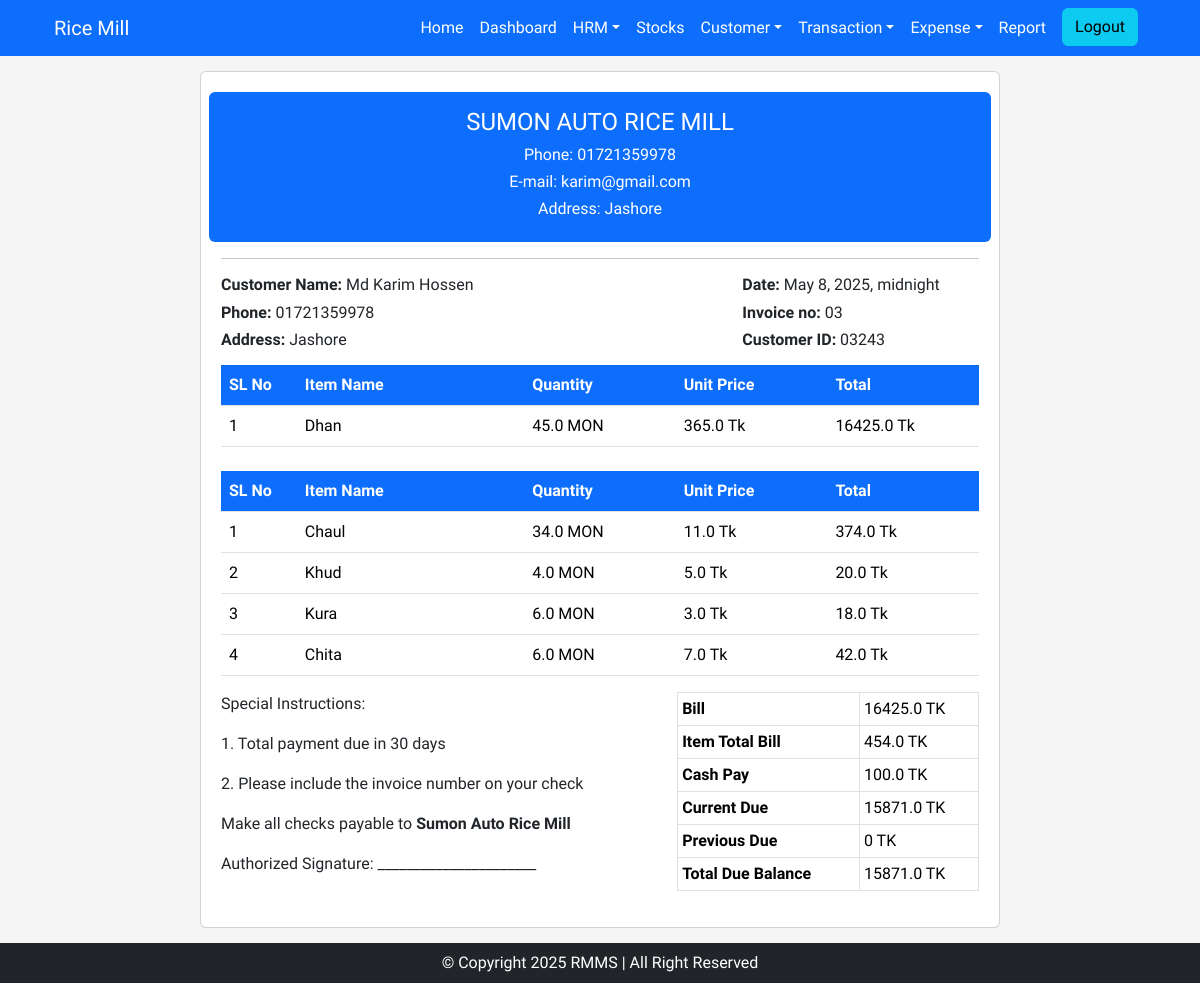
The page /party-invoice/generation/15 (signed in) on the database its author committed.
### rice_mill/models.py (models this page shows, shortened)
class AddItemsDetails(models.Model):
    customer = models.ForeignKey(Customer, on_delete=models.PROTECT, related_name='addItemDetails_customer')
    date = models.DateTimeField()
    cash_pay = models.FloatField(blank=True, null=True)
    dhan_uom = models.ForeignKey(Uom, on_delete=models.PROTECT, related_name="additems_uom_dhan")
    dhan_qty = models.FloatField()
    dhan_unit_price = models.FloatField()
    dhan_total = models.FloatField(blank=True, null=True)
    chaul_uom = models.ForeignKey(Uom, on_delete=models.PROTECT, related_name="additems_uom_chaul")
    chaul_qty = models.FloatField(blank=True, null=True)
    chaul_unit_price = models.FloatField(blank=True, null=True)
    chaul_total = models.FloatField(blank=True, null=True)
    khud_uom = models.ForeignKey(Uom, on_delete=models.PROTECT, related_name="additems_uom_khud")
    khud_qty = models.FloatField(blank=True, null=True)
    khud_unit_price = models.FloatField(blank=True, null=True)
    khud_total = models.FloatField(blank=True, null=True)
    kura_uom = models.ForeignKey(Uom, on_delete=models.PROTECT, related_name="additems_uom_kura")
    kura_qty = models.FloatField(blank=True, null=True)
    kura_unit_price = models.FloatField(blank=True, null=True)
    kura_total = models.FloatField(blank=True, null=True)
    chita_uom = models.ForeignKey(Uom, on_delete=models.PROTECT, related_name="additems_uom_chita")
    chita_qty = models.FloatField(blank=True, null=True)
    chita_unit_price = models.FloatField(blank=True, null=True)
    chita_total = models.FloatField(blank=True, null=True)

class Customer(models.Model):
    customer_name = models.CharField(max_length=255)
    customer_name_bn = models.CharField(max_length=255)
    previous_due = models.FloatField()
    phone = models.CharField(max_length=20)
    email = models.EmailField(blank=True, null=True)
    address = models.CharField(max_length=200, blank=True, null=True)
    created_at = models.DateTimeField(auto_now_add=True, blank=True, null=True)
    updated_at = models.DateTimeField(auto_now=True, blank=True, null=True)
    created_by = models.CharField(max_length=200, blank=True, null=True)
    updated_by = models.CharField(max_length=200, blank=True, null=True)

class Uom(models.Model):
    uom_name = models.CharField(max_length=250)
    uom_name_bn = models.CharField(max_length=250, blank=True, null=True)
    relative_factor = models.FloatField()
    def __str__(self):
        return self.uom_name

### rice_mill/views.py (the view, shortened to what this page needs)
# urls.py: path('party-invoice/generation/<int:pk>', party_invoice_generation_view, name='party_invoice_generation'),
@login_required(login_url='login')
def party_invoice_generation_view(request, pk):
    get_data = AddItemsDetails.objects.get(id=pk)
    item_total = sum(filter(None, [
        get_data.chaul_total,
        get_data.khud_total,
        get_data.kura_total,
        get_data.chita_total
    ]))
    cash_pay = get_data.cash_pay or 0
    grand_total = (get_data.dhan_total or 0) - (cash_pay + item_total)
    due_balance = abs(grand_total)
    previous_transaction = AddItemsDetails.objects.filter(customer=get_data.customer).exclude(id=pk)
    previous_due = 0
    total_due_balance = previous_due + due_balance
    context = {
        'get_data': get_data,
        'item_total': item_total,
        'grand_total': grand_total,
        'due_balance': due_balance,
        'previous_due': previous_due,
        'total_due_balance': total_due_balance,
    }
    return render(request, 'pages/invoice.html', context)

### rice_mill/templates/pages/invoice.html (shortened to what this page needs)
{% extends "base.html" %}
{% load static %}
{% block content %}
<div class="invoice-container card" style="margin-top: 15px; margin-bottom: 15px;">
    <div class="row p-3" style="background-color: #0d6efd; color: white; border-radius: 6px;">
        <div class="col-md-12">
            <div class="invoice_top_left text-center">
                <h4>SUMON AUTO RICE MILL</h4>
                <h6>Phone: {{get_data.customer.phone}}</h6>
                <h6>E-mail: {{get_data.customer.email}}</h6>
                <h6>Address: {{get_data.customer.address}}</h6>
            </div>
        </div>
    </div>
    <hr>
    <div class="row">
        <div class="col-md-6">
            <div class="invoice_topb_middle">
                <h6><b>Customer Name:</b> {{get_data.customer.customer_name}}</h6>
                <h6><b>Phone:</b> {{get_data.customer.phone}}</h6>
                <h6><b>Address:</b> {{get_data.customer.address}}</h6>
            </div>
        </div>
        <div class="col-md-2"></div>
        <div class="col-md-4">
            <div class="invoice_top_middle">
                <h6><b>Date:</b> {{get_data.date}}</h6>
                <h6><b>Invoice no:</b> 03</h6>
                <h6><b>Customer ID:</b> 03243</h6>
            </div>
        </div>
    </div>
    <div class="row">
        <div class="col-md-12">
            <table class="table mt-2" style="width: 100%;">
                <thead>
                    <tr class="invoice-table">
                        <th scope="col" style="width: 10%;">SL No</th>
                        <th scope="col" style="width: 30%;">Item Name</th>
                        <th scope="col" style="width: 20%;">Quantity</th>
                        <th scope="col" style="width: 20%;">Unit Price</th>
                        <th scope="col" style="width: 20%;">Total</th>
                    </tr>
                </thead>
                <tbody>
                    <tr>
                        <td>1</td>
                        <td>Dhan</td>
                        <td>{{get_data.dhan_qty}} {{get_data.dhan_uom}}</td>
                        <td>{{get_data.dhan_unit_price}} Tk</td>
                        <td>{{get_data.dhan_total}} Tk</td>
                    </tr>
                </tbody>
            </table>
        </div>
    </div>
    <div class="row">
        <div class="col-md-12">
            <table class="table mt-2" style="width: 100%;">
                <thead>
                    <tr class="invoice-table">
                        <th scope="col" style="width: 10%;">SL No</th>
                        <th scope="col" style="width: 30%;">Item Name</th>
                        <th scope="col" style="width: 20%;">Quantity</th>
                        <th scope="col" style="width: 20%;">Unit Price</th>
                        <th scope="col" style="width: 20%;">Total</th>
                    </tr>
                </thead>
                <tbody>
                    <tr>
                        <td>1</td>
                        <td>Chaul</td>
                        <td>{{get_data.chaul_qty}} {{get_data.chaul_uom}}</td>
                        <td>{{get_data.chaul_unit_price}} Tk</td>
                        <td>{{get_data.chaul_total}} Tk</td>
                    </tr>
                    <tr>
                        <td>2</td>
                        <td>Khud</td>
                        <td>{{get_data.khud_qty}} {{get_data.khud_uom}}</td>
                        <td>{{get_data.khud_unit_price}} Tk</td>
                        <td>{{get_data.khud_total}} Tk</td>
                    </tr>
                    <tr>
                        <td>3</td>
                        <td>Kura</td>
                        <td>{{get_data.kura_qty}} {{get_data.kura_uom}}</td>
                        <td>{{get_data.kura_unit_price}} Tk</td>
                        <td>{{get_data.kura_total}} Tk</td>
                    </tr>
                    <tr>
                        <td>4</td>
                        <td>Chita</td>
                        <td>{{get_data.chita_qty}} {{get_data.chita_uom}}</td>
                        <td>{{get_data.chita_unit_price}} Tk</td>
                        <td>{{get_data.chita_total}} Tk</td>
                    </tr>
                </tbody>
            </table>
        </div>
    </div>
    <div class="row">
        <div class="col-md-7">
            <div class="footer">
                <p><span class="bold">Special Instructions:</span></p>
                <p>1. Total payment due in 30 days</p>
                <p>2. Please include the invoice number on your check</p>
                <p>Make all checks payable to <b>Sumon Auto Rice Mill</b></p>
            </div>
            <div class="signature">
                <p>Authorized Signature: ______________________</p>
            </div>
        </div>
        <div class="col-md-5">
            <table class="table table-sm table-bordered">
                <tr>
                    <th>Bill</th>
                    <td>{{get_data.dhan_total}} TK</td>
                </tr>
                <tr>
                    <th>Item Total Bill</th>
                    <td>{{item_total}} TK</td>
                </tr>
                <tr>
                    <th>Cash Pay</th>
                    <td>{{get_data.cash_pay}} TK</td>
                </tr>
                <tr>
                    <th>Current Due</th>
                    <td>{{ due_balance }} TK</td>
                </tr>
                <tr>
                    <th>Previous Due</th>
                    <td>{{ previous_due }} TK</td>
                </tr>
                <tr>
                    <th>Total Due Balance</th>
                    <td>{{ total_due_balance }} TK</td>
                </tr>
            </table>
        </div>
    </div>
</div>
{% endblock %}

### rice_mill/static/css/styles.css (style rules this page uses)
* { font-family: "News Cycle", sans-serif; margin: 0; padding: 0; }
.invoice-container { width: 800px; margin: auto; border: 2px solid #000; padding: 20px; }
.invoice-table th { background-color: #0d6efd !important; color: white !important; }

### rows shown on the page
AddItemsDetails: customer.phone "01721359978", customer.email "karim@gmail.com", customer.address "Jashore", customer.customer_name "Md Karim Hossen", date "May 8, 2025, midnight", dhan_qty "45.0", dhan_uom "MON", dhan_unit_price "365.0", dhan_total "16425.0", chaul_qty "34.0", chaul_uom "MON", chaul_unit_price "11.0", chaul_total "374.0", khud_qty "4.0", khud_uom "MON", khud_unit_price "5.0", khud_total "20.0", kura_qty "6.0", kura_uom "MON", kura_unit_price "3.0", kura_total "18.0", chita_qty "6.0", chita_uom "MON", chita_unit_price "7.0", chita_total "42.0", cash_pay "100.0"

### other values the page prints
{{ item_total }} "454.0"
{{ due_balance }} "15871.0"
{{ previous_due }} "0"
{{ total_due_balance }} "15871.0"
